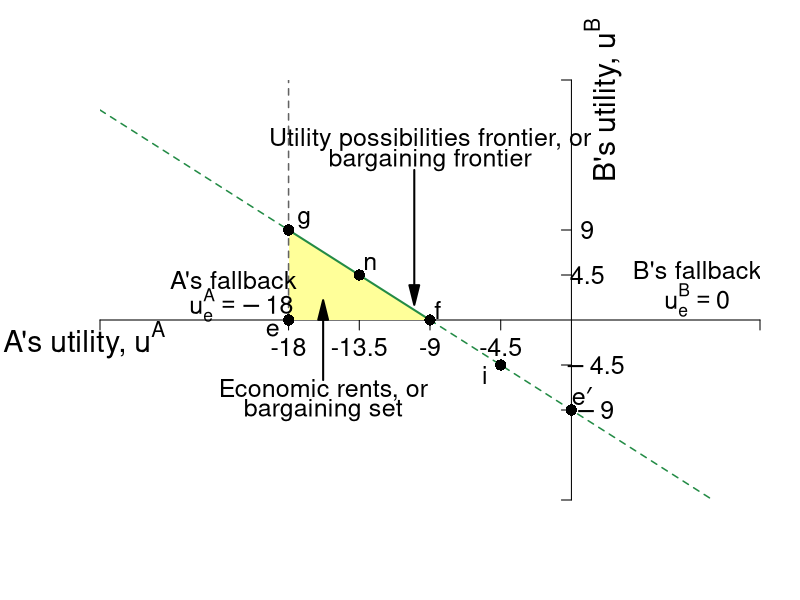

Source code (R):
require(shape)
pdf(file = "what_can_markets_do/upf_bargaining_coase_weighted.pdf", width = 9, height = 7)

#Set parameters for graphics
axislabelsize <- 1.8
labelsize <- 1.5
namesize <- 1.8
annotatesize <- 1.5
graphlinewidth <- 2
segmentlinewidth <- 1.5

COL <- c("#7fc97f", "#beaed4", "#fdc086", "#ffff99", "#386cb0", "#f0027f", "#bf5b17", "#666666")
COLA <- c("#e0f3db", "#99d8c9","#66c2a4","#41ae76", "#238b45", "#005824")
COLB <- c("#c6dbef", "#4eb3d3", "#2b8cbe", "#0868ac","#084081")
COLC <- c("#fcfbfd", "#efedf5", "#dadaeb", "#bcbddc", "#9e9ac8", "#807dba", "#6a51a3", "#54278f", "#3f007d")
grays <- gray.colors(25, start = 1, end = 0, alpha = 1)

par(mar =  c(5, 5, 4, 2))
xlims <- c(-30, 12)
ylims <- c(-18, 24)

upf <- function(uA, intercept = -9, slope = 1){
  intercept - slope*uA
}


#Plot command 
plot(40, 40, xlim = xlims, ylim = ylims, 
     type = "n",
     xlab = expression(paste("")),
     ylab = expression(paste("")), 
     axes = FALSE,
     # xlab = expression(paste("Bob's Payoff, ", u^B)),
     # ylab = expression(paste("Alfredo's Payoff, ", u^A)),
     #xaxt = "n", 
     #yaxt = "n", 
     cex.lab = axislabelsize, 
     bty = "n", 
     xaxs="i", 
     yaxs="i"
)


#Customize ticks and labels for the plot
# ticksy <- seq(ylims[1], ylims[2], 1)
# ylabels <- seq(ylims[1], ylims[2], 1)
# ticksx <- seq(xlims[1], xlims[2], 1)
# xlabels <- seq(xlims[1], xlims[2], 1)
ticksy <- c(ylims[1], -9, -4.5, 4.5, 9, ylims[2])
ylabels <- c(NA, NA, NA, NA, NA, NA)
ticksx <- c(xlims[1], -18, -13.5, -9, -4.5, xlims[2])
xlabels <- c(NA, -18, -13.5, -9, -4.5, NA)
axis(1, at = ticksx, pos = 0, labels = xlabels, cex.axis = labelsize)
axis(2, at = ticksy, pos = 0, labels = ylabels, las = 1, cex.axis = labelsize)
#Axis labels
text(xlims[1] - 1, -2, expression(paste("A's utility, ", u^A)), xpd = TRUE, cex = axislabelsize) 
text(2, ylims[2] - 2, expression(paste("B's utility, ", u^B)), xpd = TRUE, cex = axislabelsize, srt = 90) 


#Label 2.25 and 4.5
text(1, 4.5, expression(paste(4.5)), xpd = TRUE, cex = labelsize) 
text(1, 9, expression(paste(9)), xpd = TRUE, cex = labelsize) 
text(1.5, -4.5 , expression(paste(-4.5)), xpd = TRUE, cex = labelsize) 
text(1.5, -9 , expression(paste(-9)), xpd = TRUE, cex = labelsize) 
#text(-4.5, 0.5 , expression(paste(-4.5)), xpd = TRUE, cex = labelsize) 


#Rent polygon
xrent <- c(-18, -18, -9, -18)
yrent <- c(0, 9, 0, 0)
polygon(xrent, yrent, col = COL[4], density = NULL, border = NA)

npts <- 500 
xx1 <- seq(xlims[1], -18, length.out = npts)
xx2 <- seq(-18, -9, length.out = npts)
xx3 <- seq(-9, xlims[2], length.out = npts)
lines(xx1, upf(xx1), col = COLA[5], lwd = segmentlinewidth, lty = 2)
lines(xx2, upf(xx2), col = COLA[5], lwd = graphlinewidth)
lines(xx3, upf(xx3), col = COLA[5], lwd = segmentlinewidth, lty = 2)



#Lines for the coordinates of the Nash equilbrium
text(-15.8, -7, expression(paste("Economic rents, or")), cex = labelsize)
text(-15.8, -9, expression(paste("bargaining set")), cex = labelsize)
Arrows(-15.8, -6, -15.8, 1, col = "black", lty = 1, lwd = 2, arr.type = "triangle")

#Label the UPF
text(-9, 18, expression(paste("Utility possibilities frontier, or")), cex = labelsize)
text(-9, 16, expression(paste("bargaining frontier")), cex = labelsize)
Arrows(-10, 15, -10, 2.5, col = "black", lty = 1, lwd = 2, arr.type = "triangle")

#Lines for Fallback positions
segments(-18, 0, -18, ylims[2], lty = 2, col = grays[22], lwd = segmentlinewidth)
text(-21.5, 4, expression(paste("A's fallback")), cex = labelsize)
text(-21, 1.5, expression(paste(u[e]^A == -18)), cex = labelsize)

text(8, 5, expression(paste("B's fallback")), cex = labelsize)
text(8, 2, expression(paste(u[e]^B == 0)), cex = labelsize)

#Add points

points(0, -9, pch = 16, col = "black", cex = 1.5)
text(0.65, -7.6, expression(paste(e*minute)), cex = labelsize)


points(-9, 0, pch = 16, col = "black", cex = 1.5)
text(-8.5, 1, expression(paste(f)), cex = labelsize)

points(-18, 9, pch = 16, col = "black", cex = 1.5)
text(-17, 10, expression(paste(g)), cex = labelsize)

points(-13.5, 4.5, pch = 16, col = "black", cex = 1.5)
text(-12.8, 5.7, expression(paste(n)), cex = labelsize)

points(-18, 0, pch = 16, col = "black", cex = 1.5)
text(-19, -1, expression(paste(e)), cex = labelsize)



points(-4.5, -4.5, pch = 16, col = "black", cex = 1.5)
text(-5.5, -5.5, expression(paste(i)), cex = labelsize)



dev.off()
